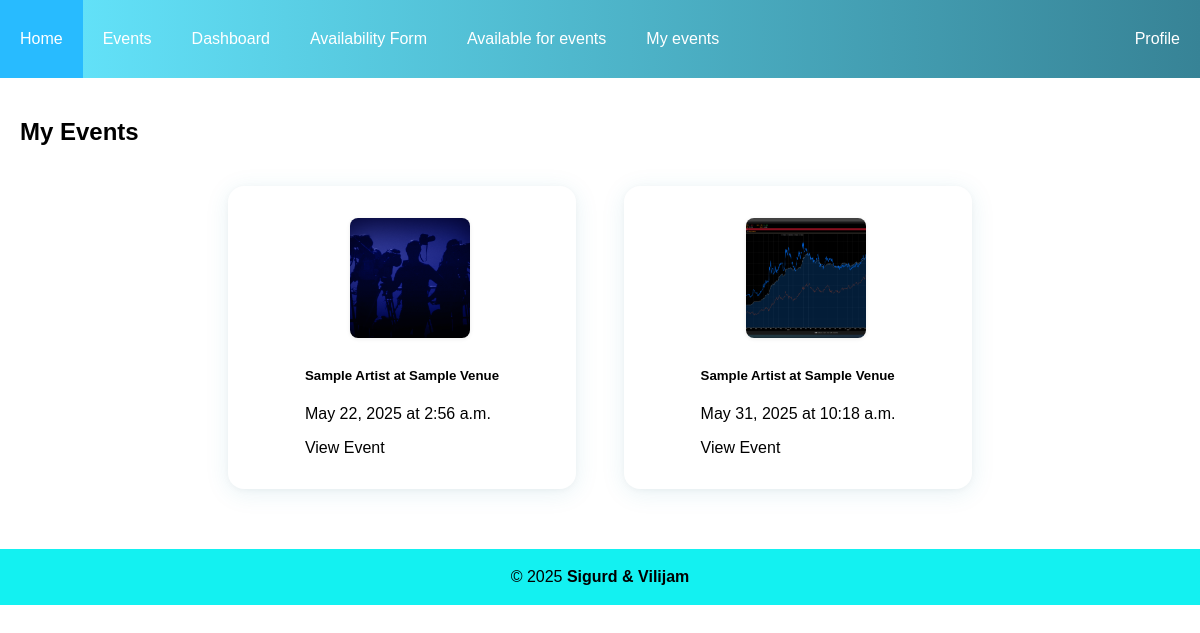
Page /myevents/ (signed in) on the earlier database version.
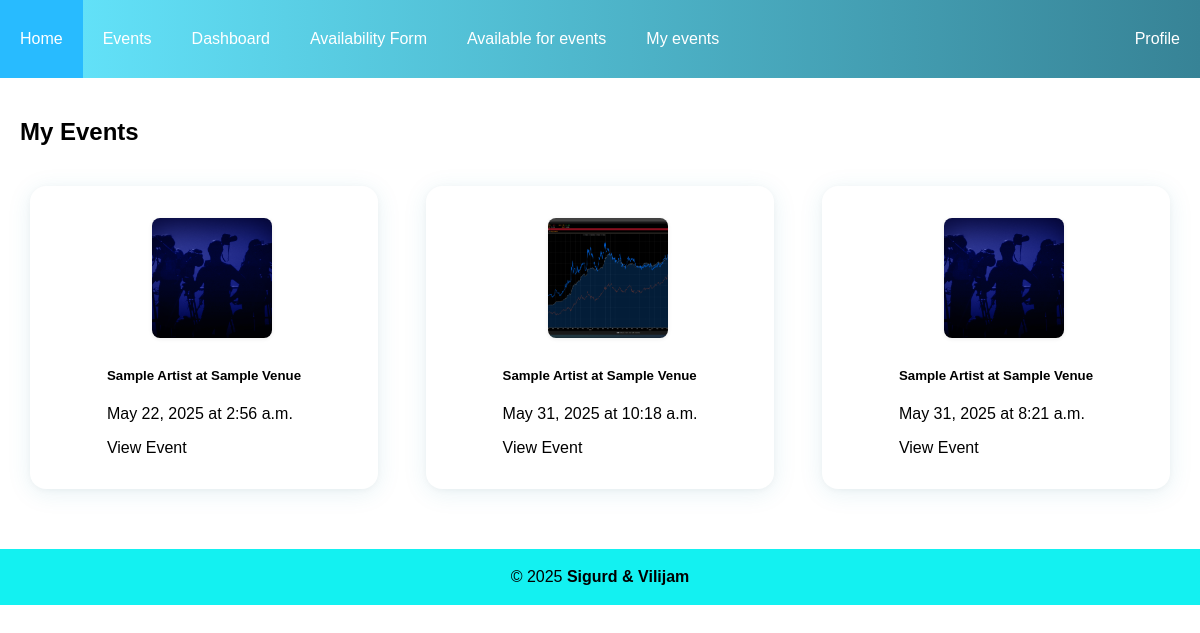
Same page on the later database version.
### app/models.py (models this page shows, shortened)
class Events(models.Model):
    eventname = models.CharField(max_length=100)
    eventdate = models.DateField()
    eventtime = models.TimeField()
    location = models.ForeignKey(
        Location, on_delete=models.CASCADE, related_name="events"
    )
    eventdescription = models.TextField()
    eventimage = models.ImageField(
        upload_to="eventpics/", default="eventpics/default.png", null=True, blank=True
    )
    EventArtists = models.ManyToManyField(
        Artist, through="EventArtists", related_name="event_artists"
    )
    eventvenue = models.ForeignKey(
        Venue, on_delete=models.CASCADE, related_name="event_venue"
    )
    ticketsold = models.IntegerField(default=0)
    ticketprice = models.DecimalField(max_digits=5, decimal_places=2)
    genres = models.ManyToManyField(Genre, related_name="events")
    authorized_doormen = models.ManyToManyField(
        Doorman, related_name="events", blank=True
    )

### app/views.py (the view)
# urls.py: path('myevents/', views.myevents, name='myevents'),
@profile_required
@login_required
@role_required(["artist", "venue"])
def myevents(request):
    user = request.user
    events = []
    if user.role == "artist" and hasattr(user, "artist_user"):
        artist_events = Events.objects.filter(EventArtists=user.artist_user)
        events.extend(artist_events)
    if user.role == "venue" and hasattr(user, "venue_user"):
        venue_events = Events.objects.filter(eventvenue=user.venue_user)
        events.extend(venue_events)
    events = list(set(events))
    return render(request, "myevents.html", {"events": events})

### app/utils.py (called while the page is built)
def role_required(allowed_roles):
    def decorator(view_func):
        @wraps(view_func)
        def _wrapped_view(request, *args, **kwargs):
            if not request.user.is_authenticated:
                return HttpResponse(
                    "You must be logged in to access this page.", status=403
                )
            if request.user.role not in allowed_roles:
                return HttpResponse(
                    "You do not have permission to access this page.", status=403
                )
            return view_func(request, *args, **kwargs)
        return _wrapped_view
    return decorator

def profile_required(view_func):
    @wraps(view_func)
    def checkprofile(request, *args, **kwargs):
        user = request.user
        if not (
            hasattr(user, "fan_user")
            or hasattr(user, "artist_user")
            or hasattr(user, "venue_user")
            or hasattr(user, "doorman_user")
        ):
            return redirect("createprofile")
        return view_func(request, *args, **kwargs)
    return checkprofile

### templates/myevents.html
{% extends "base.html" %}
{% block content %}
<div class="container">
    <h2>My Events</h2>
    {% if events %}
    <div class="cards">
        {% for event in events %}
        <div class="col-md-4 mb-4">
            <div class="card">
                {% if event.eventimage %}
                <img src="{{ event.eventimage.url }}" class="card-img-top" alt="{{ event.eventname }}">
                {% endif %}
                <div class="card-body">
                    <h5 class="card-title">{{ event.eventname }}</h5>
                    <p class="card-text">{{ event.eventdate }} at {{ event.eventtime }}</p>
                    <a href="{% url 'event' event.id %}" class="btn btn-primary">View Event</a>
                </div>
            </div>
        </div>
        {% endfor %}
    </div>
    {% else %}
    <p>You don't have any events yet.</p>
    {% endif %}
</div>
{% endblock %}

Differences in the rows shown:
added Events: eventimage (placeholder picture), eventname "Sample Artist at Sample Venue", eventdate "May 31, 2025", eventtime "8:21 a.m."
